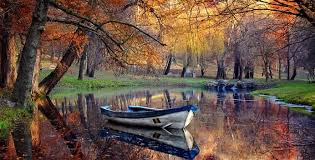
#> input picture aula6_trapezio/img.jpg, 315 x 160 px
$ python aula6_trapezio.py
#> lines starting #> are read from the running program, lines starting #| are printed output that depends on the picture
import cv2
import numpy as np

# Carregar a imagem
imagem = cv2.imread('./img.jpg')
#> imagem is the input picture: shape (160, 315, 3); mean B, G, R 69.4, 82.2, 104.3

# Definir os pontos de origem e destino
pts_origem = np.float32([[50, 50], [200, 50], [50, 200], [200, 200]])
pts_destino = np.float32([[100, 50], [185, 50], [30, 200], [200, 200]])

# Calcular a matriz de transformação perspectiva
matriz_perspectiva = cv2.getPerspectiveTransform(pts_origem, pts_destino)

# Aplicar a transformação
imagem_corrigida = cv2.warpPerspective(imagem, matriz_perspectiva, (imagem.shape[1],imagem.shape[0] ))
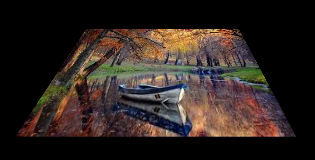
#> imagem_corrigida: shape (160, 315, 3); mean B, G, R 32, 36, 45.8

# Exibir resultado
cv2.imshow('Correção de Perspectiva', imagem_corrigida)
cv2.waitKey(0)
cv2.destroyAllWindows()
